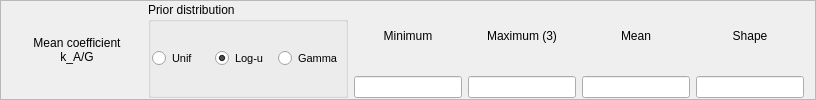
         <widget class="QFrame" name="frame_7">
          <property name="maximumSize">
           <size>
            <width>16777215</width>
            <height>100</height>
           </size>
          </property>
          <property name="frameShape">
           <enum>QFrame::StyledPanel</enum>
          </property>
          <property name="frameShadow">
           <enum>QFrame::Raised</enum>
          </property>
          <layout class="QHBoxLayout" name="horizontalLayout_10">
           <property name="topMargin">
            <number>1</number>
           </property>
           <property name="bottomMargin">
            <number>1</number>
           </property>
           <item>
            <widget class="QLabel" name="label_23">
             <property name="minimumSize">
              <size>
               <width>130</width>
               <height>0</height>
              </size>
             </property>
             <property name="maximumSize">
              <size>
               <width>130</width>
               <height>16777215</height>
              </size>
             </property>
             <property name="font">
              <font>
               <pointsize>9</pointsize>
              </font>
             </property>
             <property name="text">
              <string>Mean coefficient
k_A/G</string>
             </property>
             <property name="alignment">
              <set>Qt::AlignCenter</set>
             </property>
            </widget>
           </item>
           <item>
            <widget class="QGroupBox" name="groupBox_5">
             <property name="minimumSize">
              <size>
               <width>200</width>
               <height>0</height>
              </size>
             </property>
             <property name="maximumSize">
              <size>
               <width>200</width>
               <height>16777215</height>
              </size>
             </property>
             <property name="title">
              <string>Prior distribution</string>
             </property>
             <layout class="QHBoxLayout" name="horizontalLayout_11">
              <property name="spacing">
               <number>1</number>
              </property>
              <property name="leftMargin">
               <number>1</number>
              </property>
              <property name="rightMargin">
               <number>1</number>
              </property>
              <item>
               <widget class="QRadioButton" name="radioButton_13">
                <property name="font">
                 <font>
                  <pointsize>8</pointsize>
                 </font>
                </property>
                <property name="text">
                 <string>Unif</string>
                </property>
               </widget>
              </item>
              <item>
               <widget class="QRadioButton" name="radioButton_14">
                <property name="font">
                 <font>
                  <pointsize>8</pointsize>
                 </font>
                </property>
                <property name="text">
                 <string>Log-u</string>
                </property>
                <property name="checked">
                 <bool>true</bool>
                </property>
               </widget>
              </item>
              <item>
               <widget class="QRadioButton" name="radioButton_15">
                <property name="font">
                 <font>
                  <pointsize>8</pointsize>
                 </font>
                </property>
                <property name="text">
                 <string>Gamma</string>
                </property>
               </widget>
              </item>
             </layout>
            </widget>
           </item>
           <item>
            <layout class="QVBoxLayout" name="verticalLayout_18">
             <item>
              <widget class="QLabel" name="label_24">
               <property name="maximumSize">
                <size>
                 <width>16777215</width>
                 <height>16777215</height>
                </size>
               </property>
               <property name="text">
                <string>Minimum</string>
               </property>
               <property name="alignment">
                <set>Qt::AlignCenter</set>
               </property>
              </widget>
             </item>
             <item>
              <widget class="QLineEdit" name="lineEdit_17">
               <property name="maximumSize">
                <size>
                 <width>16777215</width>
                 <height>16777215</height>
                </size>
               </property>
               <property name="alignment">
                <set>Qt::AlignCenter</set>
               </property>
              </widget>
             </item>
            </layout>
           </item>
           <item>
            <layout class="QVBoxLayout" name="verticalLayout_19">
             <item>
              <widget class="QLabel" name="label_25">
               <property name="maximumSize">
                <size>
                 <width>16777215</width>
                 <height>16777215</height>
                </size>
               </property>
               <property name="text">
                <string>Maximum (3)</string>
               </property>
               <property name="alignment">
                <set>Qt::AlignCenter</set>
               </property>
              </widget>
             </item>
             <item>
              <widget class="QLineEdit" name="lineEdit_18">
               <property name="maximumSize">
                <size>
                 <width>16777215</width>
                 <height>16777215</height>
                </size>
               </property>
               <property name="alignment">
                <set>Qt::AlignCenter</set>
               </property>
              </widget>
             </item>
            </layout>
           </item>
           <item>
            <layout class="QVBoxLayout" name="verticalLayout_20">
             <item>
              <widget class="QLabel" name="label_26">
               <property name="maximumSize">
                <size>
                 <width>16777215</width>
                 <height>16777215</height>
                </size>
               </property>
               <property name="text">
                <string>Mean</string>
               </property>
               <property name="alignment">
                <set>Qt::AlignCenter</set>
               </property>
              </widget>
             </item>
             <item>
              <widget class="QLineEdit" name="lineEdit_19">
               <property name="maximumSize">
                <size>
                 <width>16777215</width>
                 <height>16777215</height>
                </size>
               </property>
               <property name="alignment">
                <set>Qt::AlignCenter</set>
               </property>
              </widget>
             </item>
            </layout>
           </item>
           <item>
            <layout class="QVBoxLayout" name="verticalLayout_21">
             <item>
              <widget class="QLabel" name="label_27">
               <property name="maximumSize">
                <size>
                 <width>16777215</width>
                 <height>16777215</height>
                </size>
               </property>
               <property name="text">
                <string>Shape</string>
               </property>
               <property name="alignment">
                <set>Qt::AlignCenter</set>
               </property>
              </widget>
             </item>
             <item>
              <widget class="QLineEdit" name="lineEdit_20">
               <property name="maximumSize">
                <size>
                 <width>16777215</width>
                 <height>16777215</height>
                </size>
               </property>
               <property name="alignment">
                <set>Qt::AlignCenter</set>
               </property>
              </widget>
             </item>
            </layout>
           </item>
          </layout>
         </widget>
